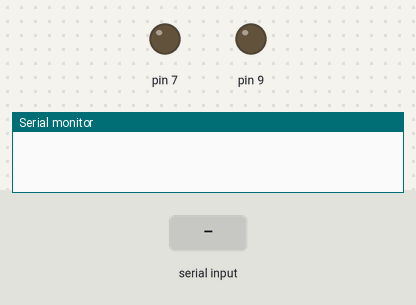
This sketch was run on a simulated Arduino Uno, built with avr-gcc and run on an emulated ATmega328P. Parts: output pins drawn as LEDs (lit = HIGH), the last lines printed to the serial monitor. The test bench sets the inputs (shaded band).

Above: at 1.2 s.
1.3 s: "1" received over Serial
At 2.2 s:
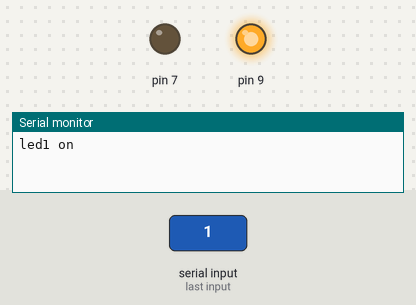
2.8 s: "3" received over Serial
At 3.4 s:
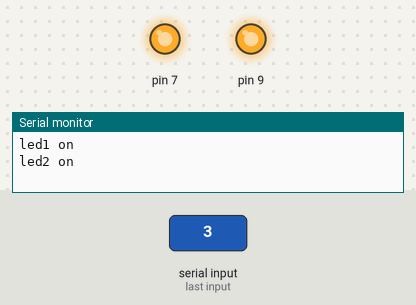
4.3 s: "2" received over Serial
At 5.5 s:
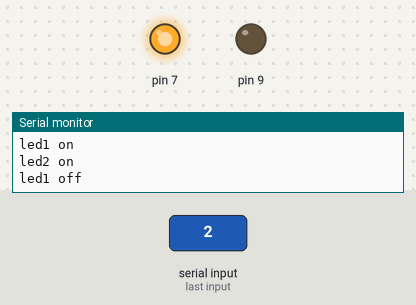
5.8 s: "4" received over Serial
At 6.9 s:
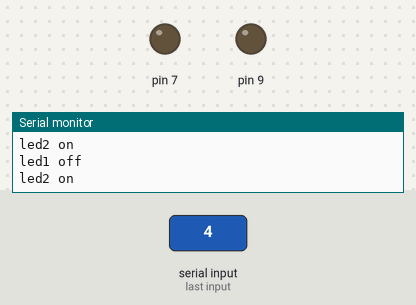
Timing chart, 0 to 8.3 s (numbered marks = the images above; inputs shaded):
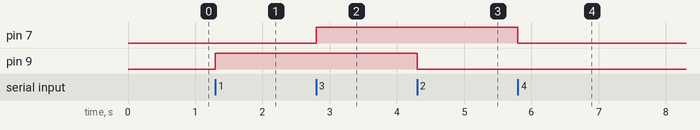

The sketch:

hmeauto.ino
```cpp
int brightness = 0;

void setup()
{
  pinMode(9, OUTPUT);
  pinMode(7, OUTPUT);
  Serial.begin(9600);	}
char a;
void loop()
{a=Serial.read();
  if( a=='1'){
  analogWrite(9, 255);
Serial.println("led1 on");}
  if (a=='2'){
  analogWrite(9, 0);
Serial.println("led1 off");}
  if (a=='3'){
  analogWrite(7, 255);
Serial.println("led2 on");}
  if (a=='4'){
  analogWrite(7, 0);
Serial.println("led2 on");}
}
```

Measured:
- after the input at 1.3 s, pin 9: LOW → HIGH at once
- after the input at 2.8 s, pin 7: LOW → HIGH at once
- after the input at 4.3 s, pin 9: HIGH → LOW at once
- after the input at 5.8 s, pin 7: HIGH → LOW at once
